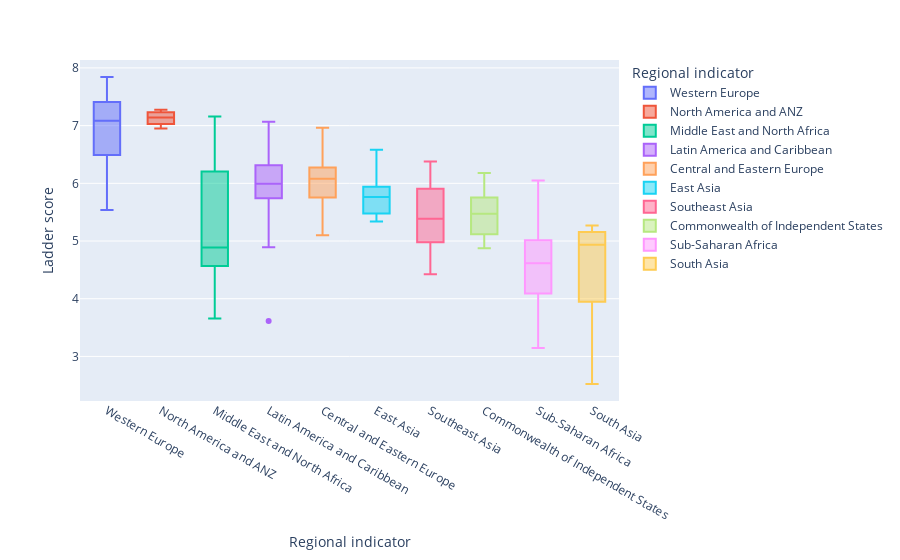

The notebook cell this image was saved under:
### Code cell
plt.figure(figsize = (20,10))
px.box(a, x = "Regional indicator", y = 'Ladder score', color = "Regional indicator" )

### Figure 1 — Plotly figure (JSON) as saved in the notebook; plotly's stock layout.template omitted (floating-point values rounded to 4 significant figures)
{"data": [{"alignmentgroup": "True", "hovertemplate": "Regional indicator=%{x}<br>Ladder score=%{y}<extra></extra>", "legendgroup": "Western Europe", "marker": {"color": "#636efa"}, "name": "Western Europe", "notched": false, "offsetgroup": "Western Europe", "orientation": "v", "showlegend": true, "type": "box", "x": ["Western Europe", "Western Europe", "Western Europe", "Western Europe", "Western Europe", "Western Europe", "Western Europe", "Western Europe", "Western Europe", "Western Europe", "Western Europe", "Western Europe", "Western Europe", "Western Europe", "Western Europe", "Western Europe", "Western Europe", "Western Europe", "Western Europe", "Western Europe", "Western Europe"], "x0": " ", "xaxis": "x", "y": [7.842, 7.62, 7.571, 7.554, 7.464, 7.392, 7.363, 7.324, 7.268, 7.155, 7.085, 7.064, 6.834, 6.69, 6.602, 6.491, 6.483, 6.223, 5.929, 5.723, 5.536], "y0": " ", "yaxis": "y"}, {"alignmentgroup": "True", "hovertemplate": "Regional indicator=%{x}<br>Ladder score=%{y}<extra></extra>", "legendgroup": "North America and ANZ", "marker": {"color": "#EF553B"}, "name": "North America and ANZ", "notched": false, "offsetgroup": "North America and ANZ", "orientation": "v", "showlegend": true, "type": "box", "x": ["North America and ANZ", "North America and ANZ", "North America and ANZ", "North America and ANZ"], "x0": " ", "xaxis": "x", "y": [7.277, 7.183, 7.103, 6.951], "y0": " ", "yaxis": "y"}, {"alignmentgroup": "True", "hovertemplate": "Regional indicator=%{x}<br>Ladder score=%{y}<extra></extra>", "legendgroup": "Middle East and North Africa", "marker": {"color": "#00cc96"}, "name": "Middle East and North Africa", "notched": false, "offsetgroup": "Middle East and North Africa", "orientation": "v", "showlegend": true, "type": "box", "x": ["Middle East and North Africa", "Middle East and North Africa", "Middle East and North Africa", "Middle East and North Africa", "Middle East and North Africa", "Middle East and North Africa", "Middle East and North Africa", "Middle East and North Africa", "Middle East and North Africa", "Middle East and North Africa", "Middle East and North Africa", "Middle East and North Africa", "Middle East and North Africa", "Middle East and North Africa", "Middle East and North Africa", "Middle East and North Africa", "Middle East and North Africa"], "x0": " ", "xaxis": "x", "y": [7.157, 6.647, 6.561, 6.494, 6.106, 5.41, 4.948, 4.918, 4.887, 4.854, 4.721, 4.596, 4.584, 4.517, 4.395, 4.283, 3.658], "y0": " ", "yaxis": "y"}, {"alignmentgroup": "True", "hovertemplate": "Regional indicator=%{x}<br>Ladder score=%{y}<extra></extra>", "legendgroup": "Latin America and Caribbean", "marker": {"color": "#ab63fa"}, "name": "Latin America and Caribbean", "notched": false, "offsetgroup": "Latin America and Caribbean", "orientation": "v", "showlegend": true, "type": "box", "x": ["Latin America and Caribbean", "Latin America and Caribbean", "Latin America and Caribbean", "Latin America and Caribbean", "Latin America and Caribbean", "Latin America and Caribbean", "Latin America and Caribbean", "Latin America and Caribbean", "Latin America and Caribbean", "Latin America and Caribbean", "Latin America and Caribbean", "Latin America and Caribbean", "Latin America and Caribbean", "Latin America and Caribbean", "Latin America and Caribbean", "Latin America and Caribbean", "Latin America and Caribbean", "Latin America and Caribbean", "Latin America and Caribbean", "Latin America and Caribbean"], "x0": " ", "xaxis": "x", "y": [7.069, 6.435, 6.431, 6.33, 6.317, 6.309, 6.18, 6.172, 6.061, 6.012, 5.972, 5.929, 5.919, 5.84, 5.764, 5.716, 5.653, 5.545, 4.892, 3.615], "y0": " ", "yaxis": "y"}, {"alignmentgroup": "True", "hovertemplate": "Regional indicator=%{x}<br>Ladder score=%{y}<extra></extra>", "legendgroup": "Central and Eastern Europe", "marker": {"color": "#FFA15A"}, "name": "Central and Eastern Europe", "notched": false, "offsetgroup": "Central and Eastern Europe", "orientation": "v", "showlegend": true, "type": "box", "x": ["Central and Eastern Europe", "Central and Eastern Europe", "Central and Eastern Europe", "Central and Eastern Europe", "Central and Eastern Europe", "Central and Eastern Europe", "Central and Eastern Europe", "Central and Eastern Europe", "Central and Eastern Europe", "Central and Eastern Europe", "Central and Eastern Europe", "Central and Eastern Europe", "Central and Eastern Europe", "Central and Eastern Europe", "Central and Eastern Europe", "Central and Eastern Europe", "Central and Eastern Europe"], "x0": " ", "xaxis": "x", "y": [6.965, 6.461, 6.372, 6.331, 6.255, 6.189, 6.166, 6.14, 6.078, 6.032, 5.992, 5.882, 5.813, 5.581, 5.266, 5.117, 5.101], "y0": " ", "yaxis": "y"}, {"alignmentgroup": "True", "hovertemplate": "Regional indicator=%{x}<br>Ladder score=%{y}<extra></extra>", "legendgroup": "East Asia", "marker": {"color": "#19d3f3"}, "name": "East Asia", "notched": false, "offsetgroup": "East Asia", "orientation": "v", "showlegend": true, "type": "box", "x": ["East Asia", "East Asia", "East Asia", "East Asia", "East Asia", "East Asia"], "x0": " ", "xaxis": "x", "y": [6.584, 5.94, 5.845, 5.677, 5.477, 5.339], "y0": " ", "yaxis": "y"}, {"alignmentgroup": "True", "hovertemplate": "Regional indicator=%{x}<br>Ladder score=%{y}<extra></extra>", "legendgroup": "Southeast Asia", "marker": {"color": "#FF6692"}, "name": "Southeast Asia", "notched": false, "offsetgroup": "Southeast Asia", "orientation": "v", "showlegend": true, "type": "box", "x": ["Southeast Asia", "Southeast Asia", "Southeast Asia", "Southeast Asia", "Southeast Asia", "Southeast Asia", "Southeast Asia", "Southeast Asia", "Southeast Asia"], "x0": " ", "xaxis": "x", "y": [6.377, 5.985, 5.88, 5.411, 5.384, 5.345, 5.03, 4.83, 4.426], "y0": " ", "yaxis": "y"}, {"alignmentgroup": "True", "hovertemplate": "Regional indicator=%{x}<br>Ladder score=%{y}<extra></extra>", "legendgroup": "Commonwealth of Independent States", "marker": {"color": "#B6E880"}, "name": "Commonwealth of Independent States", "notched": false, "offsetgroup": "Commonwealth of Independent States", "orientation": "v", "showlegend": true, "type": "box", "x": ["Commonwealth of Independent States", "Commonwealth of Independent States", "Commonwealth of Independent States", "Commonwealth of Independent States", "Commonwealth of Independent States", "Commonwealth of Independent States", "Commonwealth of Independent States", "Commonwealth of Independent States", "Commonwealth of Independent States", "Commonwealth of Independent States", "Commonwealth of Independent States", "Commonwealth of Independent States"], "x0": " ", "xaxis": "x", "y": [6.179, 6.152, 5.766, 5.744, 5.534, 5.477, 5.466, 5.283, 5.171, 5.066, 4.891, 4.875], "y0": " ", "yaxis": "y"}, {"alignmentgroup": "True", "hovertemplate": "Regional indicator=%{x}<br>Ladder score=%{y}<extra></extra>", "legendgroup": "Sub-Saharan Africa", "marker": {"color": "#FF97FF"}, "name": "Sub-Saharan Africa", "notched": false, "offsetgroup": "Sub-Saharan Africa", "orientation": "v", "showlegend": true, "type": "box", "x": ["Sub-Saharan Africa", "Sub-Saharan Africa", "Sub-Saharan Africa", "Sub-Saharan Africa", "Sub-Saharan Africa", "Sub-Saharan Africa", "Sub-Saharan Africa", "Sub-Saharan Africa", "Sub-Saharan Africa", "Sub-Saharan Africa", "Sub-Saharan Africa", "Sub-Saharan Africa", "Sub-Saharan Africa", "Sub-Saharan Africa", "Sub-Saharan Africa", "Sub-Saharan Africa", "Sub-Saharan Africa", "Sub-Saharan Africa", "Sub-Saharan Africa", "Sub-Saharan Africa", "Sub-Saharan Africa", "Sub-Saharan Africa", "Sub-Saharan Africa", "Sub-Saharan Africa", "Sub-Saharan Africa", "Sub-Saharan Africa", "Sub-Saharan Africa", "Sub-Saharan Africa", "Sub-Saharan Africa", "Sub-Saharan Africa", "Sub-Saharan Africa", "Sub-Saharan Africa", "Sub-Saharan Africa", "Sub-Saharan Africa", "Sub-Saharan Africa", "Sub-Saharan Africa"], "x0": " ", "xaxis": "x", "y": [6.049, 5.342, 5.306, 5.142, 5.132, 5.088, 5.074, 5.051, 5.045, 4.984, 4.956, 4.852, 4.834, 4.794, 4.759, 4.723, 4.636, 4.625, 4.607, 4.574, 4.355, 4.308, 4.289, 4.275, 4.227, 4.208, 4.107, 4.073, 3.849, 3.775, 3.623, 3.6, 3.512, 3.467, 3.415, 3.145], "y0": " ", "yaxis": "y"}, {"alignmentgroup": "True", "hovertemplate": "Regional indicator=%{x}<br>Ladder score=%{y}<extra></extra>", "legendgroup": "South Asia", "marker": {"color": "#FECB52"}, "name": "South Asia", "notched": false, "offsetgroup": "South Asia", "orientation": "v", "showlegend": true, "type": "box", "x": ["South Asia", "South Asia", "South Asia", "South Asia", "South Asia", "South Asia", "South Asia"], "x0": " ", "xaxis": "x", "y": [5.269, 5.198, 5.025, 4.934, 4.325, 3.819, 2.523], "y0": " ", "yaxis": "y"}], "layout": {"boxmode": "overlay", "legend": {"title": {"text": "Regional indicator"}, "tracegroupgap": 0}, "margin": {"t": 60}, "xaxis": {"anchor": "y", "categoryarray": ["Western Europe", "North America and ANZ", "Middle East and North Africa", "Latin America and Caribbean", "Central and Eastern Europe", "East Asia", "Southeast Asia", "Commonwealth of Independent States", "Sub-Saharan Africa", "South Asia"], "categoryorder": "array", "domain": [0, 1], "title": {"text": "Regional indicator"}}, "yaxis": {"anchor": "x", "domain": [0, 1], "title": {"text": "Ladder score"}}}}
